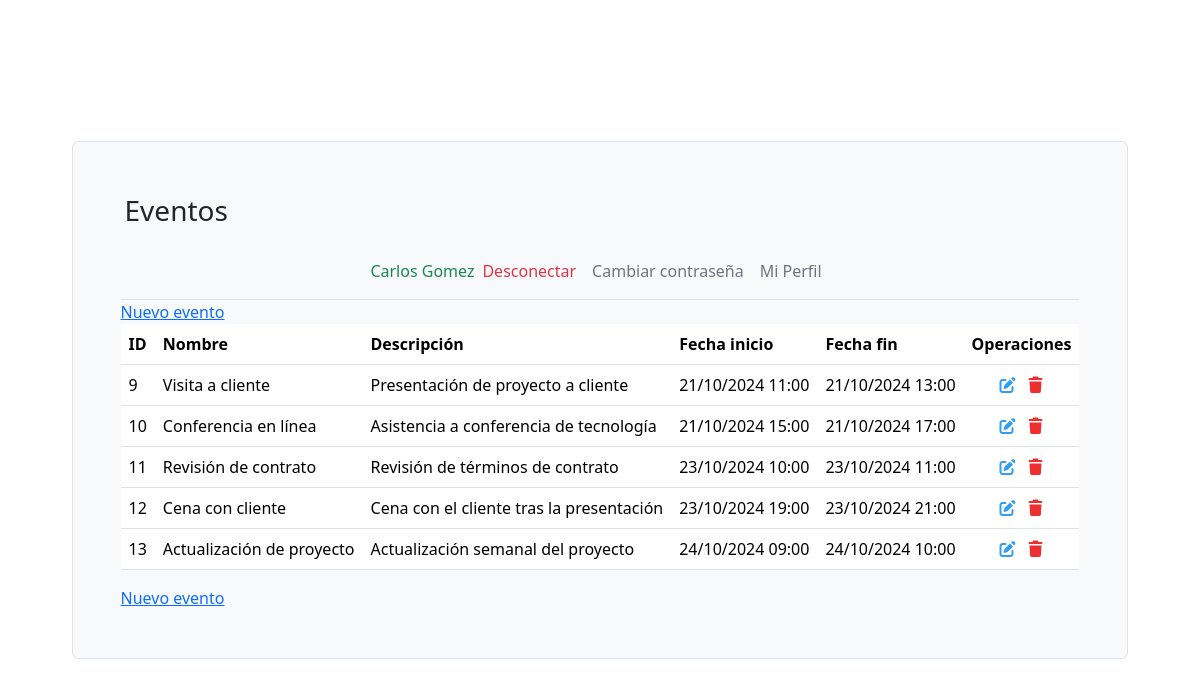
The page /events.php (signed in) on the database its author committed.
### tables this page shows
CREATE TABLE users (id INTEGER PRIMARY KEY AUTOINCREMENT,
                                                            email TEXT UNIQUE,
                                                            password TEXT,
                                                            first_name TEXT,
                                                            last_name TEXT,
                                                            birth_date TEXT,
                                                            about TEXT);

CREATE TABLE events (id INTEGER PRIMARY KEY AUTOINCREMENT,
                                                            user_id INTEGER,
                                                            title TEXT,
                                                            description TEXT,
                                                            start_date TEXT,
                                                            end_date TEXT,
                                                            FOREIGN KEY(user_id) REFERENCES users(id));

### data-access/CalendarDataAccess.php (called while the page is built, shortened)
<?php
require_once __DIR__ . "/../entities/User.php";
require_once __DIR__ . "/../entities/Event.php";
class CalendarDataAccess
{
    private $pdo;
    public function __construct($dbFile)
    {
        $this->pdo = new PDO("sqlite:" . $dbFile);
        $this->pdo->setAttribute(PDO::ATTR_ERRMODE, PDO::ERRMODE_EXCEPTION);
        $this->createInitialDataIfTablesEmpty();
    }
    private function createTables(): void
    {
        $this->pdo->exec("CREATE TABLE IF NOT EXISTS users (id INTEGER PRIMARY KEY AUTOINCREMENT,
                                                            email TEXT UNIQUE,
                                                            password TEXT,
                                                            first_name TEXT,
                                                            last_name TEXT,
                                                            birth_date TEXT,
                                                            about TEXT)");
        $this->pdo->exec("CREATE TABLE IF NOT EXISTS events (id INTEGER PRIMARY KEY AUTOINCREMENT,
                                                            user_id INTEGER,
                                                            title TEXT,
                                                            description TEXT,
                                                            start_date TEXT,
                                                            end_date TEXT,
                                                            FOREIGN KEY(user_id) REFERENCES users(id))");
    }
    private function createInitialDataIfTablesEmpty(): void
    {
        if ($this->isUsersTableEmpty()) {
            $this->createInitialUsers();
        }
        if ($this->isEventsTableEmpty()) {
            $this->createInitialEvents();
        }
    }
    private function isUsersTableEmpty(): bool
    {
        $stmt = $this->pdo->query("SELECT COUNT(1) as count FROM users");
        $result = $stmt->fetch(PDO::FETCH_ASSOC);
        return $result['count'] == 0;
    }
    private function isEventsTableEmpty(): bool
    {
        $stmt = $this->pdo->query("SELECT COUNT(1) as count FROM events");
        $result = $stmt->fetch(PDO::FETCH_ASSOC);
        return $result['count'] == 0;
    }
    public function getUserById(int $userId): ?User
    {
        $stmt = $this->pdo->prepare("SELECT * FROM users WHERE id = :id");
        $stmt->execute([':id' => $userId]);
        $result = $stmt->fetch(PDO::FETCH_ASSOC);
        if ($result) {
            $user = new User(
                $result['email'],
                $result['password'],
                $result['first_name'],
                $result['last_name'],
                $result['birth_date'],
                $result['about'],
                $result['id']
            );
            return $user;
        } else {
            return null;
        }
    }
    public function getEventsByUserId(int $userId): array
    {
        $stmt = $this->pdo->prepare("SELECT * FROM events WHERE user_id = :user_id ORDER BY start_date ASC");
        $stmt->bindValue(':user_id', $userId);
        $stmt->execute();
        $results = $stmt->fetchAll(PDO::FETCH_ASSOC);
        $events = [];
        foreach ($results as $row) {
            $event = new Event(
                $row['user_id'],
                $row['title'],
                $row['description'],
                $row['start_date'],
                $row['end_date'],
                $row['id']
            );
            $events[] = $event;
        }
        return $events;
    }
}

### entities/User.php (called while the page is built, shortened)
<?php
class User
{
    private $firstName;
    private $lastName;
    public function getFirstName()
    {
        return $this->firstName;
    }
    public function getLastName()
    {
        return $this->lastName;
    }
    public function setFirstName($firstName)
    {
        $this->firstName = $firstName;
    }
    public function setLastName($lastName)
    {
        $this->lastName = $lastName;
    }
}

### entities/Event.php (called while the page is built, shortened)
<?php
class Event
{
    private $id;
    private $title;
    private $description;
    private $startDate;
    private $endDate;
    public function __construct($userId, $title, $description, $startDate, $endDate, $id = null)
    {
        $this->id = $id;
    }
    public function getId()
    {
        return $this->id;
    }
    public function getTitle()
    {
        return $this->title;
    }
    public function getDescription()
    {
        return $this->description;
    }
    public function getStartDate()
    {
        return $this->startDate;
    }
    public function getEndDate()
    {
        return $this->endDate;
    }
    public function setTitle($title)
    {
        $this->title = $title;
    }
    public function setDescription($description)
    {
        $this->description = $description;
    }
    public function setStartDate($startDate)
    {
        $this->startDate = $startDate;
    }
    public function setEndDate($endDate)
    {
        $this->endDate = $endDate;
    }
}

### events.php (the view, shortened to what this page needs)
<?php
require_once __DIR__ . '/data-access/CalendarDataAccess.php';
require_once __DIR__ . '/entities/User.php';
$dbFile = __DIR__ . '/calendar.db';
$calendarDataAccess = new CalendarDataAccess($dbFile);
?>
<!DOCTYPE html>
<html lang="es">
<head>
    <link rel="stylesheet" href="https://cdn.jsdelivr.net/npm/bootstrap@5.3.8/dist/css/bootstrap.min.css">
    <link rel="stylesheet" href="https://cdnjs.cloudflare.com/ajax/libs/font-awesome/7.0.1/css/all.min.css">
</head>
<?php
$userID = $_SESSION['user'];
$events = $calendarDataAccess->getEventsByUserId($userID);
?>
<body class="m-auto">
    <div class="container d-flex justify-content-center align-items-center vh-100">
        <div class="border rounded bg-light p-5">
            <header>
                <h1 class="m-1 h3 mb-3 fw-normal">Eventos</h1>
                <?php require_once 'cabecera.php' ?>
            </header>
            <main class="form-signin w-100 m-auto">
                <a href="new-event.php">Nuevo evento</a>
                <?php if (empty($events)): ?>
                    <h3>El usuario no tiene eventos registrados</h3>
                <?php else: ?>
                    <table class="table">
                        <thead>
                            <tr>
                                <th scope="col">ID</th>
                                <th scope="col">Nombre</th>
                                <th scope="col">Descripción</th>
                                <th scope="col">Fecha inicio</th>
                                <th scope="col">Fecha fin</th>
                                <th scope="col">Operaciones</th>
                            </tr>
                        </thead>
                        <tbody>
                            <?php foreach ($events as $event): ?>
                                <tr>
                                    <td><?= $event->getId() ?></td>
                                    <td><?= $event->getTitle() ?></td>
                                    <td><?= $event->getDescription() ?></td>
                                    <td><?= date('d/m/Y H:i', strtotime($event->getStartDate())) ?></td>
                                    <td><?= date('d/m/Y H:i', strtotime($event->getEndDate())) ?></td>
                                    <td class="text-center"><a href="edit-event.php?id=<?= $event->getId() ?>" class="me-2"><i class="fa-solid fa-pen-to-square" style="color: #319ef2;" title="Editar"></i><span class="visually-hidden">Editar evento</span></a><a href="delete-event.php?id=<?= $event->getId() ?>"><i class="fa-solid fa-trash" style="color: #ee2f2f;" title="Eliminar"></i><span class="visually-hidden">Eliminar evento</span></a></td>
                                </tr>
                            <?php endforeach ?>
                        </tbody>
                    </table>
                <?php endif ?>
                <a href="new-event.php">Nuevo evento</a>
            </main>
        </div>
    </div>
</body>
</html>

### cabecera.php
<?php
$userBD = $calendarDataAccess->getUserById($userID);
$nombre = $userBD->getFirstName();
$apellidos = $userBD->getLastName();
?>
<nav class="py-2 bg-body-tertiary border-bottom">
    <div class="container d-flex justify-content-center flex-wrap">
        <ul class="nav">
            <li class="navbar-text text-success"><?= $nombre ?> <?= $apellidos ?></li>
            <li class="nav-item"><a href="logout.php" class="nav-link px-2 link-danger link-offset-2 link-underline-opacity-25 link-underline-opacity-100-hover">Desconectar</a></li>
            <li class="nav-item"><a href="#!" class="nav-link  px-2 link-secondary link-offset-2 link-underline-opacity-25 link-underline-opacity-100-hover">Cambiar contraseña</a></li>
            <li class="nav-item"><a href="#!" class="nav-link  px-2 link-secondary link-offset-2 link-underline-opacity-25 link-underline-opacity-100-hover">Mi Perfil</a></li>
        </ul>
    </div>
</nav>

### rows shown on the page
users: first_name "Carlos", last_name "Gomez"
events: id "9", title "Visita a cliente", description "Presentación de proyecto a cliente", start_date "21/10/2024 11:00", end_date "21/10/2024 13:00"
events: id "10", title "Conferencia en línea", description "Asistencia a conferencia de tecnología", start_date "21/10/2024 15:00", end_date "21/10/2024 17:00"
events: id "11", title "Revisión de contrato", description "Revisión de términos de contrato", start_date "23/10/2024 10:00", end_date "23/10/2024 11:00"
events: id "12", title "Cena con cliente", description "Cena con el cliente tras la presentación", start_date "23/10/2024 19:00", end_date "23/10/2024 21:00"
events: id "13", title "Actualización de proyecto", description "Actualización semanal del proyecto", start_date "24/10/2024 09:00", end_date "24/10/2024 10:00"
